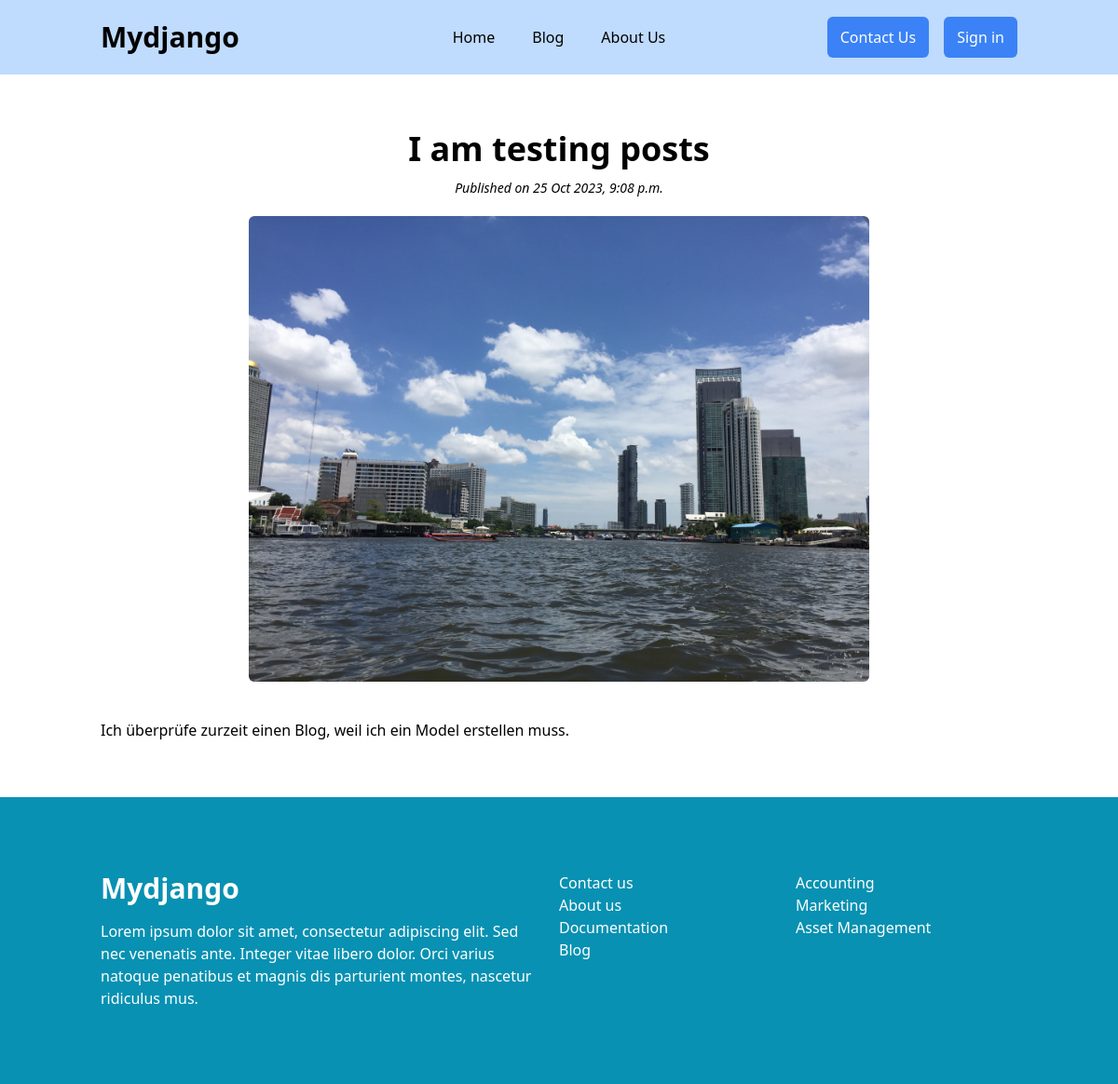
The app's page /blogs/1 with its own data.
### blogadmin/models.py (models this page shows, shortened)
class BlogPost(models.Model):
    title = models.CharField(max_length=255)
    content = models.TextField()
    status = models.CharField(max_length=255, choices=STATUS_CHOICE, default=1)
    category = models.ForeignKey(BlogCategory, related_name='title', on_delete=models.CASCADE)
    image = models.ImageField(upload_to='posts',blank=True)
    created_at = models.DateTimeField(auto_now_add=True)
    updated_at = models.DateTimeField(auto_now=True)

### blogadmin/views.py (the view)
# urls.py: path("<int:pk>", views.detail)
def detail(request, pk):
    blogs = get_object_or_404(BlogPost, pk=pk)
    return render(request, "blog-detail.html", {
        "blogdetail": blogs
    })

### blogadmin/templates/blog-detail.html (shortened to what this page needs)
{% extends "base.html" %}
{% block content %}
  <h1 class='text-4xl font-bold text-center mb-3'>{{ blogdetail.title }}</h1>
  <h4 class='italic text-center text-sm'>Published on {{ blogdetail.created_at }}</h4>
  {% if blogdetail.image %}
    <img src={{ blogdetail.image.url }} class='my-5 rounded-md h-[500px] max-w-2xl mx-auto'>
  {% else %}
    <div class='bg-zinc-200 rounded-md h-[500px] my-5 max-w-2xl w-full mx-auto'></div>
  {% endif %}
  <div class='mt-10'>
    <p>{{ blogdetail.content }}</p>
  </div>
{% endblock %}

### webtemplate/static/style.css (style rules this page uses)
:root { --header-height:80px }

### records on screen
BlogPost: title "I am testing posts", created_at "25 Oct 2023, 9:08 p.m.", image (picture), content "Ich überprüfe zurzeit einen Blog, weil ich ein Model erstellen muss."
